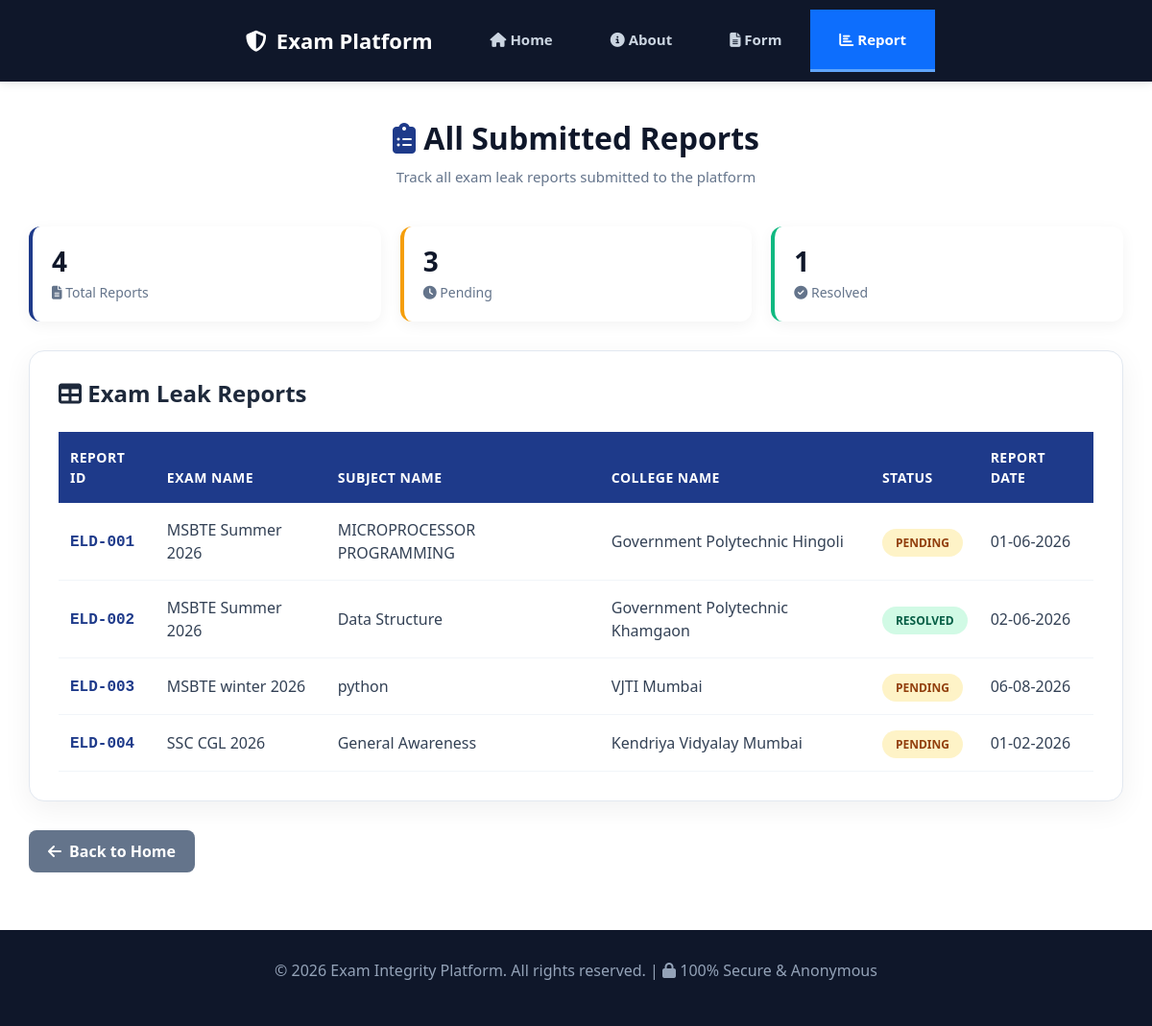
The page /report on the database as committed earlier.
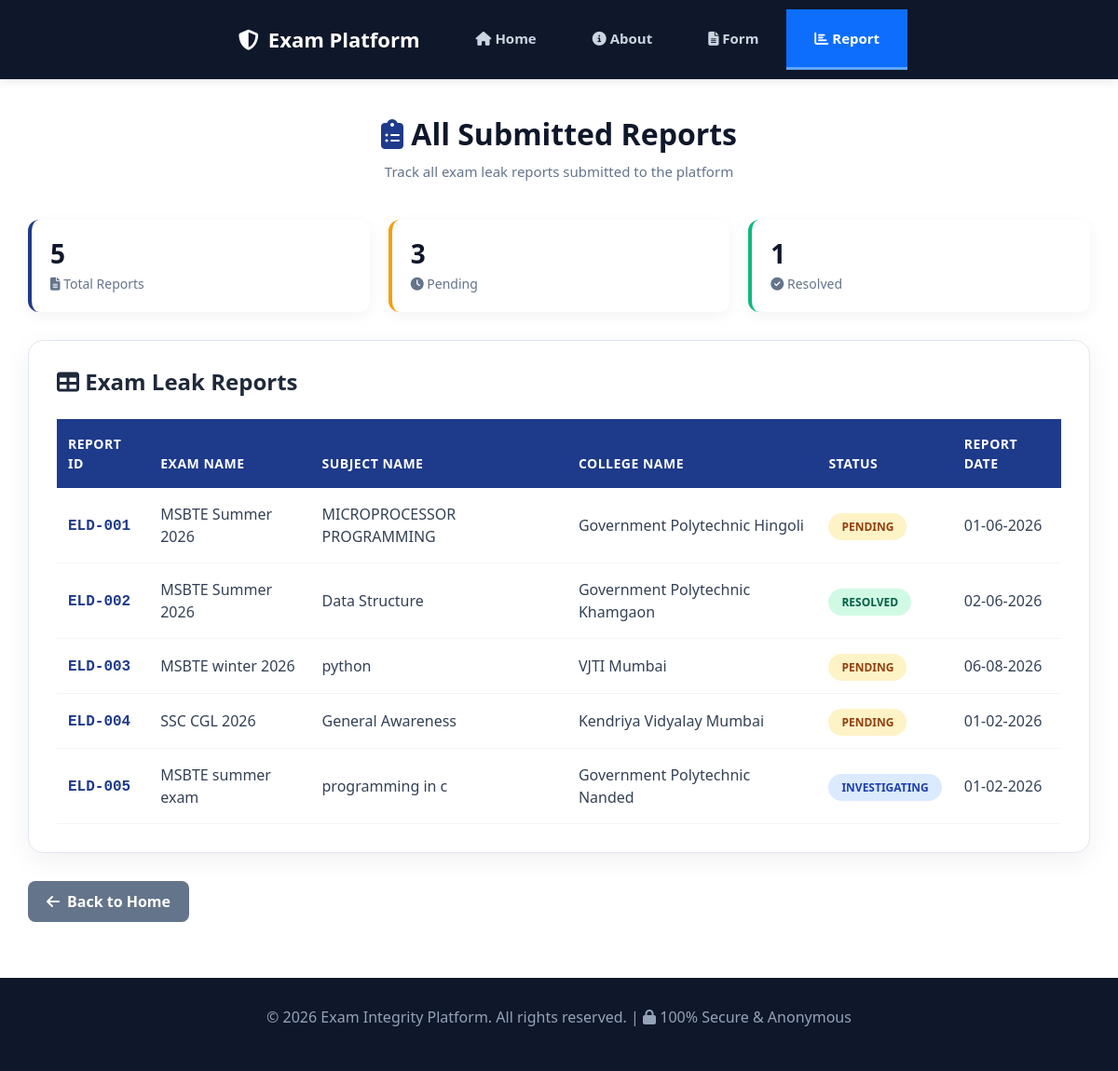
The same page on the database as committed later.
### tables this page shows
CREATE TABLE entries (
            id INTEGER PRIMARY KEY AUTOINCREMENT,
            exam_name TEXT NOT NULL,
            subject_name TEXT NOT NULL,
            college_name TEXT NOT NULL,
            status TEXT NOT NULL,
            report_date TEXT NOT NULL,
            description TEXT NOT NULL,
            created_at TIMESTAMP DEFAULT CURRENT_TIMESTAMP
        );

### app.py (the view)
@app.route('/report')
def report():
    reports = [
        {
            "id": "ELD-001",
            "exam_name": "MSBTE Summer 2026",
            "subject_name": "MICROPROCESSOR PROGRAMMING",
            "college_name": "Government Polytechnic Hingoli",
            "status": "Pending",
            "report_date": "01-06-2026",
            "description": "Sample leak report",
            "created_at": "2026-06-01 10:00:00"
        },
        {
            "id": "ELD-002",
            "exam_name": "MSBTE Summer 2026",
            "subject_name": "Data Structure",
            "college_name": "Government Polytechnic Khamgaon",
            "status": "Resolved",
            "report_date": "02-06-2026",
            "description": "Sample resolved case",
            "created_at": "2026-06-02 11:00:00"
        }
    ]
    conn = get_db()
    db_reports = conn.execute(
        'SELECT * FROM entries ORDER BY id asc'
    ).fetchall()
    conn.close()
    formatted_db_reports = []
    start_num = len(reports) + 1
    for i, row in enumerate(db_reports):
        report_dict = dict(row)
        report_dict['id'] = f"ELD-{start_num + i:03d}"
        if report_dict['report_date']:
            try:
                date_obj = datetime.strptime(report_dict['report_date'], '%Y-%m-%d')
                report_dict['report_date'] = date_obj.strftime('%d-%m-%Y')
            except:
                pass
        formatted_db_reports.append(report_dict)
    all_reports = reports + formatted_db_reports
    return render_template("reports.html", reports=all_reports)

### database.py (called while the page is built)
def get_db():
    conn = sqlite3.connect('myproject.db')
    conn.row_factory = sqlite3.Row
    return conn

### templates/reports.html (shortened to what this page needs)
{% extends "base.html" %}
{% block content %}
<link href="https://cdn.jsdelivr.net/npm/bootstrap@5.3.0/dist/css/bootstrap.min.css" rel="stylesheet">
<link rel="stylesheet" href="https://cdnjs.cloudflare.com/ajax/libs/font-awesome/6.4.0/css/all.min.css">
<div class="reports-wrapper">
    <div class="reports-header">
        <h2><i class="fas fa-clipboard-list" style="color:#1e3a8a;"></i> All Submitted Reports</h2>
        <p>Track all exam leak reports submitted to the platform</p>
    </div>
    <div class="stats-row">
        <div class="stat-box">
            <h4>{{ reports|length }}</h4>
            <p><i class="fas fa-file-alt"></i> Total Reports</p>
        </div>
        <div class="stat-box" style="border-left-color: #f59e0b;">
            <h4>{{ reports|selectattr('status', 'equalto', 'Pending')|list|length }}</h4>
            <p><i class="fas fa-clock"></i> Pending</p>
        </div>
        <div class="stat-box" style="border-left-color: #10b981;">
            <h4>{{ reports|selectattr('status', 'in', ['Resolved', 'Solved'])|list|length }}</h4>
            <p><i class="fas fa-check-circle"></i> Resolved</p>
        </div>
    </div>
    <div class="table-card">
        <h4 style="margin-bottom: 25px; color: #1e293b; font-weight: 700;">
            <i class="fas fa-table"></i> Exam Leak Reports
        </h4>
        {% if reports %}
        <table class="table table-hover">
            <thead>
                <tr>
                    <th>Report ID</th>
                    <th>Exam Name</th>
                    <th>Subject Name</th>
                    <th>College Name</th>
                    <th>Status</th>
                    <th>Report Date</th>
                </tr>
            </thead>
            <tbody>
                {% for report in reports %}
                <tr>
                    <td>
                        <span class="report-id">
                            {% if report['id'] is string %}
                                {{ report['id'] }}
                            {% else %}
                                ELD-{{ "%03d"|format(report['id']) }}
                            {% endif %}
                        </span>
                    </td>
                    <td>{{ report['exam_name'] }}</td>
                    <td>{{ report['subject_name'] }}</td>
                    <td>{{ report['college_name'] }}</td>
                    <td>
                        <span class="status-badge status-{{ report['status'] }}">{{ report['status'] }}</span>
                    </td>
                    <td>{{ report['report_date'] }}</td>
                </tr>
                {% endfor %}
            </tbody>
        </table>
        {% else %}
        <div class="empty-state">
            <i class="fas fa-inbox"></i>
            <h5>No Reports Yet</h5>
            <p>No exam leak reports have been submitted yet.</p>
        </div>
        {% endif %}
    </div>
</div>
{% endblock %}

### templates/base.html (shortened to what this page needs)
<!DOCTYPE html>
<html lang="en">
<head>
    <link rel="stylesheet" href="https://cdnjs.cloudflare.com/ajax/libs/font-awesome/6.4.0/css/all.min.css">
</head>
<body>
    <nav class="navbar">
        <div class="nav-container">
            <div class="nav-brand">
                <i class="fas fa-shield-halved"></i>
                Exam Platform
            </div>
            <ul class="nav-links">
                <li>
                    <a href="{{ url_for('home') }}" class="{% if request.endpoint == 'home' %}active{% endif %}">
                        <i class="fas fa-home"></i> Home
                    </a>
                </li>
                <li>
                    <a href="{{ url_for('about') }}" class="{% if request.endpoint == 'about' %}active{% endif %}">
                        <i class="fas fa-info-circle"></i> About
                    </a>
                </li>
                <li>
                    <a href="{{ url_for('form') }}" class="{% if request.endpoint == 'form' %}active{% endif %}">
                        <i class="fas fa-file-alt"></i> Form
                    </a>
                </li>
                <li>
                    <a href="{{ url_for('report') }}" class="{% if request.endpoint == 'report' %}active{% endif %}">
                        <i class="fas fa-chart-bar"></i> Report
                    </a>
                </li>
            </ul>
        </div>
    </nav>
    <div class="main-content">
        {% block content %}{% endblock %}
        <div>
            <a href="{{ url_for('home') }}" class="back-btn">
                <i class="fas fa-arrow-left"></i> Back to Home
            </a>
        </div>
    </div>
    <footer class="footer">
        <p>&copy; 2026 Exam Integrity Platform. All rights reserved. | <i class="fas fa-lock"></i> 100% Secure & Anonymous</p>
    </footer>
</body>
</html>

### templates/base.html (style rules this page uses)
* { margin: 0; padding: 0; box-sizing: border-box; }
body { font-family: 'Segoe UI', Tahoma, Geneva, Verdana, sans-serif; background: #f8fafc; }
.navbar { background: #0f172a; padding: 0; box-shadow: 0 2px 10px rgba(0,0,0,0.1); position: sticky; top: 0; z-index: 1000; }
.nav-container { max-width: 1400px; margin: 0 auto; display: flex; align-items: center; }
.nav-brand { color: white; font-size: 22px; font-weight: 800; padding: 18px 30px; display: flex; align-items: center; gap: 10px; }
.nav-links { display: flex; list-style: none; margin: 0; padding: 0; }
.nav-links li a { color: #cbd5e1; text-decoration: none; padding: 20px 30px; display: block; font-weight: 600; font-size: 15px; transition: all 0.3s; border-bottom: 3px solid transparent; }
.nav-links li a.active { background: #0d6efd; color: white; border-bottom: 3px solid #60a5fa; }
.main-content { max-width: 1400px; margin: 40px auto; padding: 0 30px; min-height: calc(100vh - 200px); }
.back-btn { background: #64748b; color: white; padding: 10px 20px; border-radius: 8px; text-decoration: none; display: inline-flex; align-items: center; gap: 8px; margin-top: 30px; font-weight: 600; transition: all 0.3s; }
.footer { background: #0f172a; color: #94a3b8; text-align: center; padding: 30px; margin-top: 60px; }

### templates/reports.html (style rules this page uses)
.reports-wrapper { max-width: 1400px; margin: 0 auto; }
.reports-header { text-align: center; margin-bottom: 40px; }
.reports-header h2 { font-size: 32px; color: #0f172a; font-weight: 800; margin-bottom: 10px; }
.reports-header p { color: #64748b; font-size: 15px; }
.table-card { background: white; border-radius: 16px; padding: 30px; box-shadow: 0 8px 30px rgba(0,0,0,0.06); border: 1px solid #e2e8f0; overflow-x: auto; }
.table { margin-bottom: 0; }
.table thead th { background: #1e3a8a; color: white; font-weight: 600; padding: 16px 12px; border: none; font-size: 14px; text-transform: uppercase; letter-spacing: 0.5px; }
.table tbody td { padding: 16px 12px; vertical-align: middle; color: #334155; border-color: #f1f5f9; }
.status-badge { padding: 6px 14px; border-radius: 20px; font-size: 12px; font-weight: 700; text-transform: uppercase; }
.status-Pending { background: #fef3c7; color: #92400e; }
.status-Investigating { background: #dbeafe; color: #1e40af; }
.status-Resolved, .status-Solved { background: #d1fae5; color: #065f46; }
.report-id { font-weight: 700; color: #1e3a8a; font-family: monospace; }
.stats-row { display: flex; gap: 20px; margin-bottom: 30px; flex-wrap: wrap; }
.stat-box { flex: 1; min-width: 200px; background: white; padding: 20px; border-radius: 12px; box-shadow: 0 4px 15px rgba(0,0,0,0.05); border-left: 4px solid #1e3a8a; }
.stat-box h4 { font-size: 28px; color: #0f172a; margin: 0; font-weight: 800; }
.stat-box p { color: #64748b; margin: 5px 0 0; font-size: 14px; }

Rows that differ between the two databases and show on the page:
added entries: id "ELD-005", exam_name "MSBTE summer exam", subject_name "programming in c", college_name "Government Polytechnic Nanded", status "INVESTIGATING", report_date "01-02-2026"
Other text that changed with them:
{{ reports|length }}: "4" → "5"
